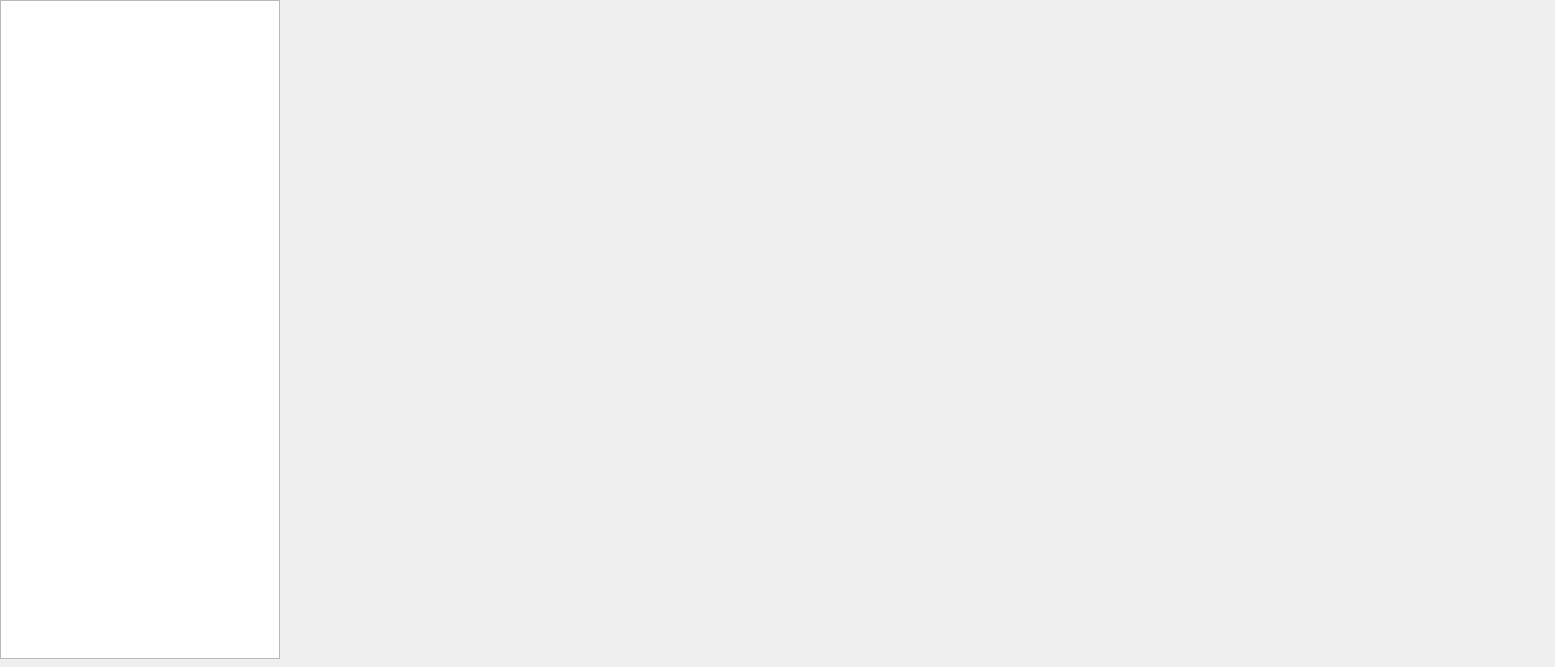
<?xml version="1.0" encoding="UTF-8"?>
<ui version="4.0">
 <class>ChNodeDebugWgt</class>
 <widget class="QWidget" name="ChNodeDebugWgt">
  <property name="geometry">
   <rect>
    <x>0</x>
    <y>0</y>
    <width>1555</width>
    <height>667</height>
   </rect>
  </property>
  <property name="acceptDrops">
   <bool>false</bool>
  </property>
  <property name="windowTitle">
   <string notr="true">ChNodeDebugWgt</string>
  </property>
  <widget class="QTableWidget" name="tableWidget">
   <property name="geometry">
    <rect>
     <x>0</x>
     <y>0</y>
     <width>280</width>
     <height>659</height>
    </rect>
   </property>
   <property name="styleSheet">
    <string notr="true"/>
   </property>
   <property name="lineWidth">
    <number>0</number>
   </property>
   <property name="horizontalScrollBarPolicy">
    <enum>Qt::ScrollBarAsNeeded</enum>
   </property>
   <property name="showGrid">
    <bool>false</bool>
   </property>
   <attribute name="horizontalHeaderHighlightSections">
    <bool>false</bool>
   </attribute>
   <attribute name="horizontalHeaderStretchLastSection">
    <bool>true</bool>
   </attribute>
   <attribute name="verticalHeaderDefaultSectionSize">
    <number>44</number>
   </attribute>
  </widget>
  <widget class="QStackedWidget" name="stackedWidget_center">
   <property name="geometry">
    <rect>
     <x>283</x>
     <y>0</y>
     <width>1271</width>
     <height>659</height>
    </rect>
   </property>
  </widget>
  <widget class="QFrame" name="line_v_1">
   <property name="geometry">
    <rect>
     <x>0</x>
     <y>0</y>
     <width>1</width>
     <height>659</height>
    </rect>
   </property>
   <property name="frameShape">
    <enum>QFrame::StyledPanel</enum>
   </property>
   <property name="frameShadow">
    <enum>QFrame::Raised</enum>
   </property>
   <property name="lines" stdset="0">
    <string notr="true">solid</string>
   </property>
  </widget>
  <widget class="QFrame" name="line_h_1">
   <property name="geometry">
    <rect>
     <x>0</x>
     <y>0</y>
     <width>280</width>
     <height>1</height>
    </rect>
   </property>
   <property name="frameShape">
    <enum>QFrame::StyledPanel</enum>
   </property>
   <property name="frameShadow">
    <enum>QFrame::Raised</enum>
   </property>
   <property name="lines" stdset="0">
    <string notr="true">solid</string>
   </property>
  </widget>
  <widget class="QFrame" name="line_h_2">
   <property name="geometry">
    <rect>
     <x>0</x>
     <y>658</y>
     <width>280</width>
     <height>1</height>
    </rect>
   </property>
   <property name="frameShape">
    <enum>QFrame::StyledPanel</enum>
   </property>
   <property name="frameShadow">
    <enum>QFrame::Raised</enum>
   </property>
   <property name="lines" stdset="0">
    <string notr="true">solid</string>
   </property>
  </widget>
  <widget class="QFrame" name="line_v_2">
   <property name="geometry">
    <rect>
     <x>279</x>
     <y>0</y>
     <width>1</width>
     <height>659</height>
    </rect>
   </property>
   <property name="frameShape">
    <enum>QFrame::StyledPanel</enum>
   </property>
   <property name="frameShadow">
    <enum>QFrame::Raised</enum>
   </property>
   <property name="lines" stdset="0">
    <string notr="true">solid</string>
   </property>
  </widget>
 </widget>
 <resources/>
 <connections/>
</ui>
